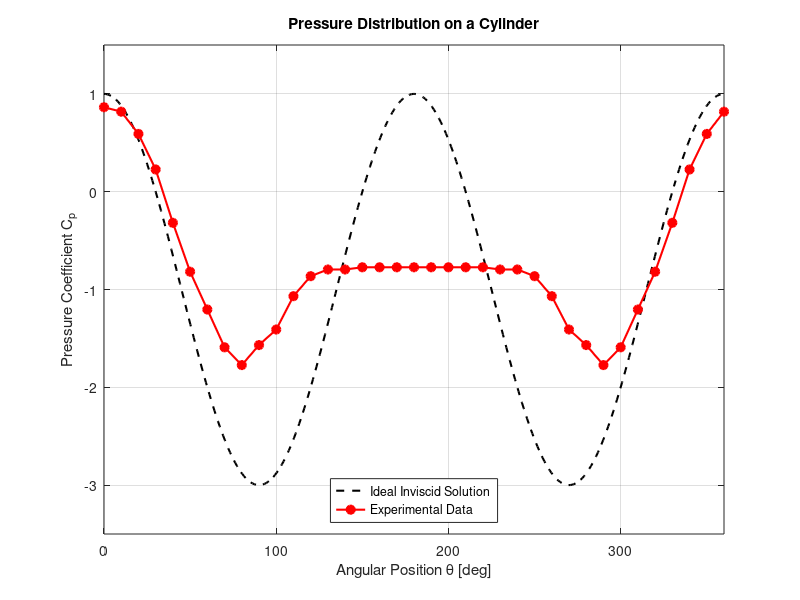

MATLAB code to generate this figure: (Note: this script raises an error after producing the figure.)
%% Pressure Coefficient: Experiment vs. Ideal Inviscid Flow
clear; clc; close all;

% --- 1. Experimental Data ---
% Theta [degrees], Manometer h [mm]
theta_exp = [0, 10, 20, 30, 40, 50, 60, 70, 80, 90, 100, 110, 120, 130, 140, 150, 160, 170, 180, ...
             190, 200, 210, 220, 230, 240, 250, 260, 270, 280, 290, 300, 310, 320, 330, 340, 350, 360];

h_surf = [38, 36, 26, 10, -14, -36, -53, -70, -78, -69, -62, -47, -38, -35, -35, -34, -34, -34, -34, ...
          -34, -34, -34, -34, -35, -35, -38, -47, -62, -69, -78, -70, -53, -36, -14, 10, 26, 36];

h_up = 44.0; % Upstream dynamic head [mm]

% Calculate Experimental Cp
Cp_exp = h_surf / h_up;

% --- 2. Ideal Inviscid Theory ---
% Theory: Cp = 1 - 4*sin^2(theta)
theta_ideal = linspace(0, 360, 360); % 0 to 360 degrees
Cp_ideal = 1 - 4 * sind(theta_ideal).^2;

% --- 3. Plotting ---
figure('Color', 'w');
plot(theta_ideal, Cp_ideal, 'k--', 'LineWidth', 1.5, 'DisplayName', 'Ideal Inviscid Solution');
hold on;
plot(theta_exp, Cp_exp, 'ro-', 'LineWidth', 1.5, 'MarkerFaceColor', 'r', 'DisplayName', 'Experimental Data');

% Formatting
xlabel('Angular Position \theta [deg]');
ylabel('Pressure Coefficient C_p');
title('Pressure Distribution on a Cylinder');
legend('Location', 'South');
grid on;
axis([0 360 -3.5 1.5]);

% Mark Separation Region
xline(80, 'b:', 'LineWidth', 1.5, 'DisplayName', 'Separation ~80^\circ');
text(85, -2.5, 'Separation', 'Color', 'b');
